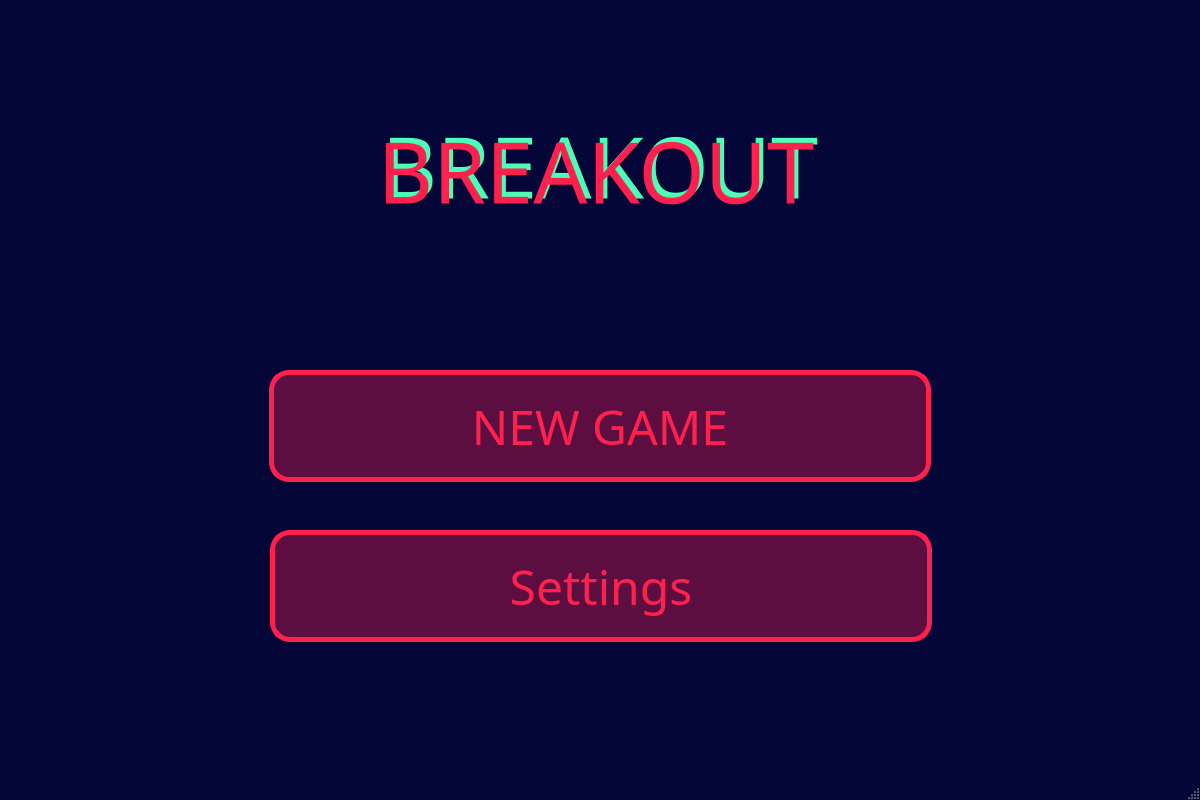
<?xml version="1.0" encoding="UTF-8"?>
<ui version="4.0">
 <class>MainWindow</class>
 <widget class="QMainWindow" name="MainWindow">
  <property name="enabled">
   <bool>true</bool>
  </property>
  <property name="geometry">
   <rect>
    <x>0</x>
    <y>0</y>
    <width>1200</width>
    <height>800</height>
   </rect>
  </property>
  <property name="palette">
   <palette>
    <active>
     <colorrole role="Light">
      <brush brushstyle="SolidPattern">
       <color alpha="255">
        <red>255</red>
        <green>255</green>
        <blue>255</blue>
       </color>
      </brush>
     </colorrole>
     <colorrole role="Window">
      <brush brushstyle="SolidPattern">
       <color alpha="255">
        <red>3</red>
        <green>6</green>
        <blue>55</blue>
       </color>
      </brush>
     </colorrole>
     <colorrole role="AlternateBase">
      <brush brushstyle="SolidPattern">
       <color alpha="255">
        <red>255</red>
        <green>255</green>
        <blue>255</blue>
       </color>
      </brush>
     </colorrole>
    </active>
    <inactive>
     <colorrole role="Light">
      <brush brushstyle="SolidPattern">
       <color alpha="255">
        <red>255</red>
        <green>255</green>
        <blue>255</blue>
       </color>
      </brush>
     </colorrole>
     <colorrole role="Window">
      <brush brushstyle="SolidPattern">
       <color alpha="255">
        <red>3</red>
        <green>6</green>
        <blue>55</blue>
       </color>
      </brush>
     </colorrole>
     <colorrole role="AlternateBase">
      <brush brushstyle="SolidPattern">
       <color alpha="255">
        <red>255</red>
        <green>255</green>
        <blue>255</blue>
       </color>
      </brush>
     </colorrole>
    </inactive>
    <disabled>
     <colorrole role="Light">
      <brush brushstyle="SolidPattern">
       <color alpha="255">
        <red>255</red>
        <green>255</green>
        <blue>255</blue>
       </color>
      </brush>
     </colorrole>
     <colorrole role="Base">
      <brush brushstyle="SolidPattern">
       <color alpha="255">
        <red>3</red>
        <green>6</green>
        <blue>55</blue>
       </color>
      </brush>
     </colorrole>
     <colorrole role="Window">
      <brush brushstyle="SolidPattern">
       <color alpha="255">
        <red>3</red>
        <green>6</green>
        <blue>55</blue>
       </color>
      </brush>
     </colorrole>
     <colorrole role="AlternateBase">
      <brush brushstyle="SolidPattern">
       <color alpha="255">
        <red>255</red>
        <green>255</green>
        <blue>255</blue>
       </color>
      </brush>
     </colorrole>
    </disabled>
   </palette>
  </property>
  <property name="windowTitle">
   <string>MainWindow</string>
  </property>
  <widget class="QWidget" name="centralwidget">
   <widget class="QLabel" name="title">
    <property name="geometry">
     <rect>
      <x>94</x>
      <y>10</y>
      <width>1012</width>
      <height>311</height>
     </rect>
    </property>
    <property name="palette">
     <palette>
      <active>
       <colorrole role="WindowText">
        <brush brushstyle="SolidPattern">
         <color alpha="255">
          <red>76</red>
          <green>255</green>
          <blue>183</blue>
         </color>
        </brush>
       </colorrole>
      </active>
      <inactive>
       <colorrole role="WindowText">
        <brush brushstyle="SolidPattern">
         <color alpha="255">
          <red>76</red>
          <green>255</green>
          <blue>183</blue>
         </color>
        </brush>
       </colorrole>
      </inactive>
      <disabled/>
     </palette>
    </property>
    <property name="font">
     <font>
      <family>Showcard Gothic</family>
      <pointsize>64</pointsize>
     </font>
    </property>
    <property name="text">
     <string>BREAKOUT</string>
    </property>
    <property name="textFormat">
     <enum>Qt::AutoText</enum>
    </property>
    <property name="alignment">
     <set>Qt::AlignCenter</set>
    </property>
   </widget>
   <widget class="QLabel" name="title_2">
    <property name="geometry">
     <rect>
      <x>90</x>
      <y>15</y>
      <width>1012</width>
      <height>311</height>
     </rect>
    </property>
    <property name="palette">
     <palette>
      <active>
       <colorrole role="WindowText">
        <brush brushstyle="SolidPattern">
         <color alpha="255">
          <red>255</red>
          <green>32</green>
          <blue>78</blue>
         </color>
        </brush>
       </colorrole>
      </active>
      <inactive>
       <colorrole role="WindowText">
        <brush brushstyle="SolidPattern">
         <color alpha="255">
          <red>255</red>
          <green>32</green>
          <blue>78</blue>
         </color>
        </brush>
       </colorrole>
      </inactive>
      <disabled/>
     </palette>
    </property>
    <property name="font">
     <font>
      <family>Showcard Gothic</family>
      <pointsize>64</pointsize>
     </font>
    </property>
    <property name="text">
     <string>BREAKOUT</string>
    </property>
    <property name="textFormat">
     <enum>Qt::AutoText</enum>
    </property>
    <property name="alignment">
     <set>Qt::AlignCenter</set>
    </property>
   </widget>
   <widget class="QPushButton" name="new_game">
    <property name="geometry">
     <rect>
      <x>269</x>
      <y>370</y>
      <width>662</width>
      <height>112</height>
     </rect>
    </property>
    <property name="palette">
     <palette>
      <active>
       <colorrole role="WindowText">
        <brush brushstyle="SolidPattern">
         <color alpha="255">
          <red>0</red>
          <green>0</green>
          <blue>0</blue>
         </color>
        </brush>
       </colorrole>
       <colorrole role="Button">
        <brush brushstyle="SolidPattern">
         <color alpha="255">
          <red>93</red>
          <green>14</green>
          <blue>65</blue>
         </color>
        </brush>
       </colorrole>
       <colorrole role="Text">
        <brush brushstyle="SolidPattern">
         <color alpha="255">
          <red>0</red>
          <green>0</green>
          <blue>0</blue>
         </color>
        </brush>
       </colorrole>
       <colorrole role="ButtonText">
        <brush brushstyle="SolidPattern">
         <color alpha="255">
          <red>0</red>
          <green>0</green>
          <blue>0</blue>
         </color>
        </brush>
       </colorrole>
       <colorrole role="Base">
        <brush brushstyle="SolidPattern">
         <color alpha="255">
          <red>93</red>
          <green>14</green>
          <blue>65</blue>
         </color>
        </brush>
       </colorrole>
       <colorrole role="Window">
        <brush brushstyle="SolidPattern">
         <color alpha="255">
          <red>93</red>
          <green>14</green>
          <blue>65</blue>
         </color>
        </brush>
       </colorrole>
       <colorrole role="PlaceholderText">
        <brush brushstyle="SolidPattern">
         <color alpha="128">
          <red>0</red>
          <green>0</green>
          <blue>0</blue>
         </color>
        </brush>
       </colorrole>
      </active>
      <inactive>
       <colorrole role="WindowText">
        <brush brushstyle="SolidPattern">
         <color alpha="255">
          <red>0</red>
          <green>0</green>
          <blue>0</blue>
         </color>
        </brush>
       </colorrole>
       <colorrole role="Button">
        <brush brushstyle="SolidPattern">
         <color alpha="255">
          <red>93</red>
          <green>14</green>
          <blue>65</blue>
         </color>
        </brush>
       </colorrole>
       <colorrole role="Text">
        <brush brushstyle="SolidPattern">
         <color alpha="255">
          <red>0</red>
          <green>0</green>
          <blue>0</blue>
         </color>
        </brush>
       </colorrole>
       <colorrole role="ButtonText">
        <brush brushstyle="SolidPattern">
         <color alpha="255">
          <red>0</red>
          <green>0</green>
          <blue>0</blue>
         </color>
        </brush>
       </colorrole>
       <colorrole role="Base">
        <brush brushstyle="SolidPattern">
         <color alpha="255">
          <red>93</red>
          <green>14</green>
          <blue>65</blue>
         </color>
        </brush>
       </colorrole>
       <colorrole role="Window">
        <brush brushstyle="SolidPattern">
         <color alpha="255">
          <red>93</red>
          <green>14</green>
          <blue>65</blue>
         </color>
        </brush>
       </colorrole>
       <colorrole role="PlaceholderText">
        <brush brushstyle="SolidPattern">
         <color alpha="128">
          <red>0</red>
          <green>0</green>
          <blue>0</blue>
         </color>
        </brush>
       </colorrole>
      </inactive>
      <disabled>
       <colorrole role="WindowText">
        <brush brushstyle="SolidPattern">
         <color alpha="255">
          <red>0</red>
          <green>0</green>
          <blue>0</blue>
         </color>
        </brush>
       </colorrole>
       <colorrole role="Button">
        <brush brushstyle="SolidPattern">
         <color alpha="255">
          <red>93</red>
          <green>14</green>
          <blue>65</blue>
         </color>
        </brush>
       </colorrole>
       <colorrole role="Text">
        <brush brushstyle="SolidPattern">
         <color alpha="255">
          <red>0</red>
          <green>0</green>
          <blue>0</blue>
         </color>
        </brush>
       </colorrole>
       <colorrole role="ButtonText">
        <brush brushstyle="SolidPattern">
         <color alpha="255">
          <red>0</red>
          <green>0</green>
          <blue>0</blue>
         </color>
        </brush>
       </colorrole>
       <colorrole role="Base">
        <brush brushstyle="SolidPattern">
         <color alpha="255">
          <red>93</red>
          <green>14</green>
          <blue>65</blue>
         </color>
        </brush>
       </colorrole>
       <colorrole role="Window">
        <brush brushstyle="SolidPattern">
         <color alpha="255">
          <red>93</red>
          <green>14</green>
          <blue>65</blue>
         </color>
        </brush>
       </colorrole>
       <colorrole role="PlaceholderText">
        <brush brushstyle="SolidPattern">
         <color alpha="128">
          <red>0</red>
          <green>0</green>
          <blue>0</blue>
         </color>
        </brush>
       </colorrole>
      </disabled>
     </palette>
    </property>
    <property name="font">
     <font>
      <family>Showcard Gothic</family>
      <pointsize>-1</pointsize>
      <italic>false</italic>
      <bold>false</bold>
     </font>
    </property>
    <property name="styleSheet">
     <string notr="true"> background-color: rgb(93, 14, 65);
    border-style: solid;
    color: rgb(255, 32, 78);
    border-width: 5px;
    border-radius: 20px;
    border-color: rgb(255, 32, 78);
    font: 48px;
    min-width: 10em;
    padding: 6px;
</string>
    </property>
    <property name="text">
     <string>NEW GAME</string>
    </property>
    <property name="icon">
     <iconset theme="computer"/>
    </property>
   </widget>
   <widget class="QPushButton" name="settings">
    <property name="geometry">
     <rect>
      <x>270</x>
      <y>530</y>
      <width>662</width>
      <height>112</height>
     </rect>
    </property>
    <property name="palette">
     <palette>
      <active>
       <colorrole role="WindowText">
        <brush brushstyle="SolidPattern">
         <color alpha="255">
          <red>0</red>
          <green>0</green>
          <blue>0</blue>
         </color>
        </brush>
       </colorrole>
       <colorrole role="Button">
        <brush brushstyle="SolidPattern">
         <color alpha="255">
          <red>93</red>
          <green>14</green>
          <blue>65</blue>
         </color>
        </brush>
       </colorrole>
       <colorrole role="Text">
        <brush brushstyle="SolidPattern">
         <color alpha="255">
          <red>0</red>
          <green>0</green>
          <blue>0</blue>
         </color>
        </brush>
       </colorrole>
       <colorrole role="ButtonText">
        <brush brushstyle="SolidPattern">
         <color alpha="255">
          <red>0</red>
          <green>0</green>
          <blue>0</blue>
         </color>
        </brush>
       </colorrole>
       <colorrole role="Base">
        <brush brushstyle="SolidPattern">
         <color alpha="255">
          <red>93</red>
          <green>14</green>
          <blue>65</blue>
         </color>
        </brush>
       </colorrole>
       <colorrole role="Window">
        <brush brushstyle="SolidPattern">
         <color alpha="255">
          <red>93</red>
          <green>14</green>
          <blue>65</blue>
         </color>
        </brush>
       </colorrole>
       <colorrole role="PlaceholderText">
        <brush brushstyle="SolidPattern">
         <color alpha="128">
          <red>0</red>
          <green>0</green>
          <blue>0</blue>
         </color>
        </brush>
       </colorrole>
      </active>
      <inactive>
       <colorrole role="WindowText">
        <brush brushstyle="SolidPattern">
         <color alpha="255">
          <red>0</red>
          <green>0</green>
          <blue>0</blue>
         </color>
        </brush>
       </colorrole>
       <colorrole role="Button">
        <brush brushstyle="SolidPattern">
         <color alpha="255">
          <red>93</red>
          <green>14</green>
          <blue>65</blue>
         </color>
        </brush>
       </colorrole>
       <colorrole role="Text">
        <brush brushstyle="SolidPattern">
         <color alpha="255">
          <red>0</red>
          <green>0</green>
          <blue>0</blue>
         </color>
        </brush>
       </colorrole>
       <colorrole role="ButtonText">
        <brush brushstyle="SolidPattern">
         <color alpha="255">
          <red>0</red>
          <green>0</green>
          <blue>0</blue>
         </color>
        </brush>
       </colorrole>
       <colorrole role="Base">
        <brush brushstyle="SolidPattern">
         <color alpha="255">
          <red>93</red>
          <green>14</green>
          <blue>65</blue>
         </color>
        </brush>
       </colorrole>
       <colorrole role="Window">
        <brush brushstyle="SolidPattern">
         <color alpha="255">
          <red>93</red>
          <green>14</green>
          <blue>65</blue>
         </color>
        </brush>
       </colorrole>
       <colorrole role="PlaceholderText">
        <brush brushstyle="SolidPattern">
         <color alpha="128">
          <red>0</red>
          <green>0</green>
          <blue>0</blue>
         </color>
        </brush>
       </colorrole>
      </inactive>
      <disabled>
       <colorrole role="WindowText">
        <brush brushstyle="SolidPattern">
         <color alpha="255">
          <red>0</red>
          <green>0</green>
          <blue>0</blue>
         </color>
        </brush>
       </colorrole>
       <colorrole role="Button">
        <brush brushstyle="SolidPattern">
         <color alpha="255">
          <red>93</red>
          <green>14</green>
          <blue>65</blue>
         </color>
        </brush>
       </colorrole>
       <colorrole role="Text">
        <brush brushstyle="SolidPattern">
         <color alpha="255">
          <red>0</red>
          <green>0</green>
          <blue>0</blue>
         </color>
        </brush>
       </colorrole>
       <colorrole role="ButtonText">
        <brush brushstyle="SolidPattern">
         <color alpha="255">
          <red>0</red>
          <green>0</green>
          <blue>0</blue>
         </color>
        </brush>
       </colorrole>
       <colorrole role="Base">
        <brush brushstyle="SolidPattern">
         <color alpha="255">
          <red>93</red>
          <green>14</green>
          <blue>65</blue>
         </color>
        </brush>
       </colorrole>
       <colorrole role="Window">
        <brush brushstyle="SolidPattern">
         <color alpha="255">
          <red>93</red>
          <green>14</green>
          <blue>65</blue>
         </color>
        </brush>
       </colorrole>
       <colorrole role="PlaceholderText">
        <brush brushstyle="SolidPattern">
         <color alpha="128">
          <red>0</red>
          <green>0</green>
          <blue>0</blue>
         </color>
        </brush>
       </colorrole>
      </disabled>
     </palette>
    </property>
    <property name="font">
     <font>
      <family>Showcard Gothic</family>
      <pointsize>-1</pointsize>
      <italic>false</italic>
      <bold>false</bold>
     </font>
    </property>
    <property name="styleSheet">
     <string notr="true"> background-color: rgb(93, 14, 65);
    border-style: solid;
    color: rgb(255, 32, 78);
    border-width: 5px;
    border-radius: 20px;
    border-color: rgb(255, 32, 78);
    font: 48px;
    min-width: 10em;
    padding: 6px;
</string>
    </property>
    <property name="text">
     <string>Settings</string>
    </property>
    <property name="icon">
     <iconset theme="computer"/>
    </property>
   </widget>
  </widget>
  <widget class="QMenuBar" name="menubar">
   <property name="geometry">
    <rect>
     <x>0</x>
     <y>0</y>
     <width>1200</width>
     <height>25</height>
    </rect>
   </property>
  </widget>
  <widget class="QStatusBar" name="statusbar"/>
 </widget>
 <resources/>
 <connections/>
</ui>
